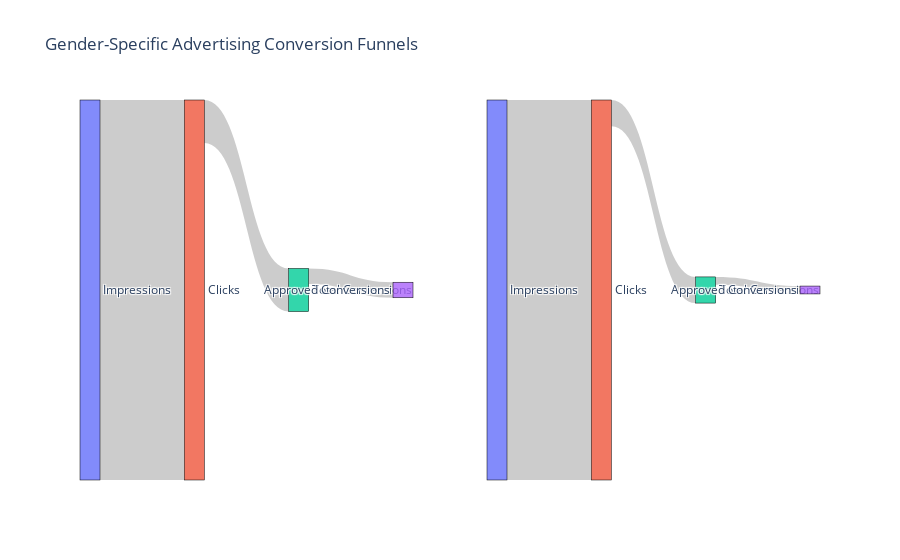

This figure's notebook cell:
### Code cell
import plotly.graph_objects as go
from plotly.subplots import make_subplots

# Filter the DataFrame for males and females
df_male = df[df['gender'] == 'M']
df_female = df[df['gender'] == 'F']

# Define a function to calculate the metrics and create Sankey data
def calculate_sankey_data(df):
    impressions = df['impressions'].sum()
    clicks = df[df['clicks'] > 0]['clicks'].sum()
    total_conversions = df[df['total_conversion'] > 0]['total_conversion'].sum()
    approved_conversions = df[df['approved_conversion'] > 0]['approved_conversion'].sum()
    
    # Define source, target, and value for the Sankey diagram
    source = [0, 1, 2]
    target = [1, 2, 3]
    value = [clicks, total_conversions, approved_conversions]
    
    return source, target, value

# Calculate data for each gender
source_male, target_male, value_male = calculate_sankey_data(df_male)
source_female, target_female, value_female = calculate_sankey_data(df_female)

# Create the subplot figure
fig = make_subplots(rows=1, cols=2, specs=[[{'type': 'sankey'}, {'type': 'sankey'}]])

# Male Sankey
fig.add_trace(go.Sankey(
    node=dict(
      pad=15,
      thickness=20,
      line=dict(color="black", width=0.5),
      label=["Impressions", "Clicks", "Total Conversions", "Approved Conversions"]
    ),
    link=dict(
      source=source_male,
      target=target_male,
      value=value_male
    )), row=1, col=1)

# Female Sankey
fig.add_trace(go.Sankey(
    node=dict(
      pad=15,
      thickness=20,
      line=dict(color="black", width=0.5),
      label=["Impressions", "Clicks", "Total Conversions", "Approved Conversions"]
    ),
    link=dict(
      source=source_female,
      target=target_female,
      value=value_female
    )), row=1, col=2)

# Update layout
fig.update_layout(title_text="Gender-Specific Advertising Conversion Funnels", template="plotly")

# Show the figure
fig.show()

### Figure 1 — Plotly figure (JSON) as saved in the notebook; plotly's stock layout.template omitted (floating-point values rounded to 4 significant figures)
{"data": [{"domain": {"x": [0, 0.45], "y": [0, 1]}, "link": {"source": [0, 1, 2], "target": [1, 2, 3], "value": [14287, 1620, 584]}, "node": {"label": ["Impressions", "Clicks", "Total Conversions", "Approved Conversions"], "line": {"color": "black", "width": 0.5}, "pad": 15, "thickness": 20}, "type": "sankey"}, {"domain": {"x": [0.55, 1], "y": [0, 1]}, "link": {"source": [0, 1, 2], "target": [1, 2, 3], "value": [23878, 1644, 495]}, "node": {"label": ["Impressions", "Clicks", "Total Conversions", "Approved Conversions"], "line": {"color": "black", "width": 0.5}, "pad": 15, "thickness": 20}, "type": "sankey"}], "layout": {"title": {"text": "Gender-Specific Advertising Conversion Funnels"}}}
